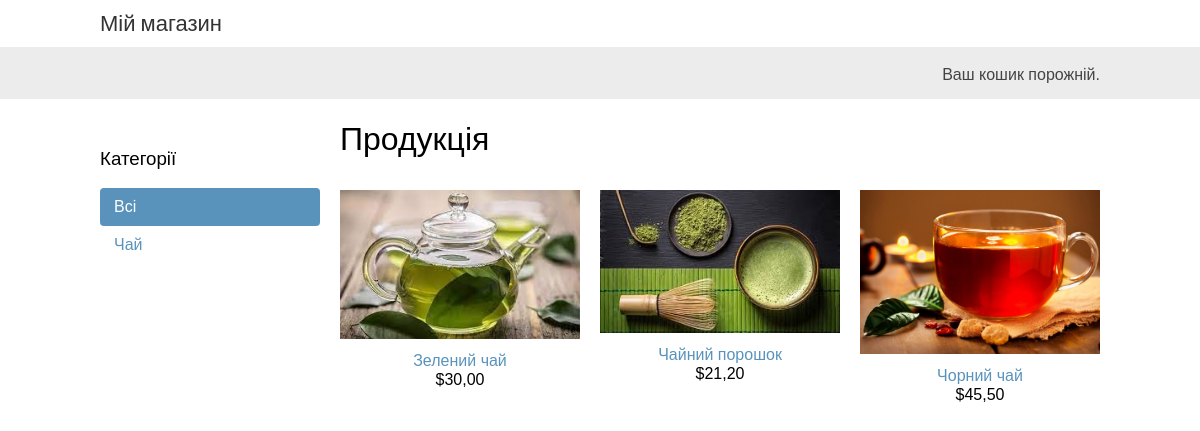
The page / on the database its author committed.
### shop/models.py (models this page shows, shortened)
class Category(models.Model):
    name = models.CharField(max_length=200)
    slug = models.SlugField(max_length=200, unique=True)
    class Meta:
        ordering = ['name']
        indexes = [
            models.Index(fields=['name']),
                   ]
        verbose_name = 'категорія'
        verbose_name_plural = 'категорії'
    def get_absolute_url(self):
        return reverse('shop:product_list_by_category', args=[self.slug])

class Product(models.Model):
    category = models.ForeignKey(Category, related_name='products', on_delete=models.CASCADE)
    name = models.CharField(max_length=200)
    slug = models.CharField(max_length=200)
    image = models.ImageField(upload_to='products/%Y/%m/%d', blank=True)
    description = models.TextField(blank=True)
    price = models.DecimalField(max_digits=10, decimal_places=2)
    available = models.BooleanField(default=True)
    created = models.DateTimeField(auto_now_add=True)
    updated = models.DateTimeField(auto_now=True)
    class Meta:
        ordering = ['name']
        indexes = [
            models.Index(fields=['id', 'slug']),
            models.Index(fields=['name']),
            models.Index(fields=['-created']),
        ]
        verbose_name = 'продукт'
        verbose_name_plural = 'продукти'
    def get_absolute_url(self):
        return reverse('shop:product_detail', args=[self.id, self.slug])

### shop/views.py (the view)
# urls.py: path('', views.product_list, name='product_list'),
def product_list(request, category_slug=None):
    category = None
    categories = Category.objects.all()
    products = Product.objects.filter(available=True)
    if category_slug:
        category = get_object_or_404(Category, slug=category_slug)
        products = products.filter(category=category)
    return render(request, 'shop/product/list.html', {'category': category, 'categories': categories, 'products': products})

### cart/cart.py (called while the page is built)
    def __len__(self):
        return sum(item['quantity'] for item in self.cart.values())

### cart/context_processors.py (called while the page is built)
def cart(request):
    return {'cart': Cart(request)}

### shop/templates/shop/product/list.html (shortened to what this page needs)
{% extends "shop/base.html" %}
{% load static %}
{% block content %}
  <div id="sidebar">
    <h3>Категорії</h3>
    <ul>
      <li {% if not category %}class="selected"{% endif %}>
        <a href="{% url "shop:product_list" %}">Всі</a>
      </li>
      {% for c in categories %}
        <li {% if category.slug == c.slug %}class="selected"{% endif %}>
          <a href="{{ c.get_absolute_url }}">{{ c.name }}</a>
        </li>
      {% endfor %}
    </ul>
  </div>
  <div id="main" class="product-list">
    <h1>{% if category %}{{ category.name }}{% else %}Продукція{% endif %}</h1>
    {% for product in products %}
      <div class="item">
        <a href="{{ product.get_absolute_url }}">
          <img src="{% if product.image %}{{ product.image.url }}{% else %}{% static "img/no_image.png" %}{% endif %}">
        </a>
        <a href="{{ product.get_absolute_url }}">{{ product.name }}</a>
        <br>
        ${{ product.price }}
      </div>
    {% endfor %}
  </div>
{% endblock %}

### shop/templates/shop/base.html (shortened to what this page needs)
{% load static %}
<!DOCTYPE html>
<html>
  <head>
    <link href="{% static 'css/base.css' %}" rel="stylesheet">
  </head>
  <body>
    <div id="header">
      <a href="/" class="logo">Мій магазин</a>
    </div>
    <div id="subheader">
      <div class="cart">
        {% with total_items=cart|length %}
          {% if total_items > 0 %}
            Ваш кошик:
            <a href="{% url 'cart:cart_detail' %}">
              Одиниць: {{ total_items }}{{ total_items|pluralize }},
              На суму:
              ${{ cart.get_total_price }}
            </a>
          {% elif not order %}
            Ваш кошик порожній.
          {% endif %}
        {% endwith %}
      </div>
    </div>
    <div id="content">
      {% block content %}
      {% endblock %}
    </div>
  </body>
</html>

### shop/static/css/base.css (style rules this page uses)
body { margin:0; padding:0; font-family:helvetica, sans-serif; }
h1, h2, h3, h4, h5 , h6 { font-family: 'Ubuntu', sans-serif; font-weight:normal; }
a { text-decoration:none; color:#5993bb; }
#header { padding:10px 100px; font-size:18px; overflow:auto; }
#subheader { background:#ececec; color:#444; padding:15px 100px; overflow:auto; }
#header .logo { font-family: 'Ubuntu', sans-serif; float:left; color:#333; font-size:22px; margin-right:10%; }
#subheader .cart { float:right; padding-top:4px; }
#content { padding:0 100px; overflow:hidden; }
#sidebar { width:220px; padding:30px 20px 0 0; float:left; }
#sidebar ul { margin:0; padding:0; }
#sidebar ul li { margin:0; list-style:none; padding:10px 14px; }
#sidebar ul li a { display:block; }
#sidebar ul li.selected { background:#5993bb; border-radius:4px; }
#sidebar ul li.selected a { color:#fff; }
#main { float:left; width: 96%; margin-right:-220px; overflow:hidden; }
.product-list .item { width:25%; padding:10px 20px 10px 0; float:left; text-align:center; line-height:1.2; }
.product-list .item img { width:100%; margin-bottom:8px; }

### rows shown on the page
Category: name "Чай"
Product: image (picture), name "Зелений чай", price "30,00"
Product: image (picture), name "Чайний порошок", price "21,20"
Product: image (picture), name "Чорний чай", price "45,50"
